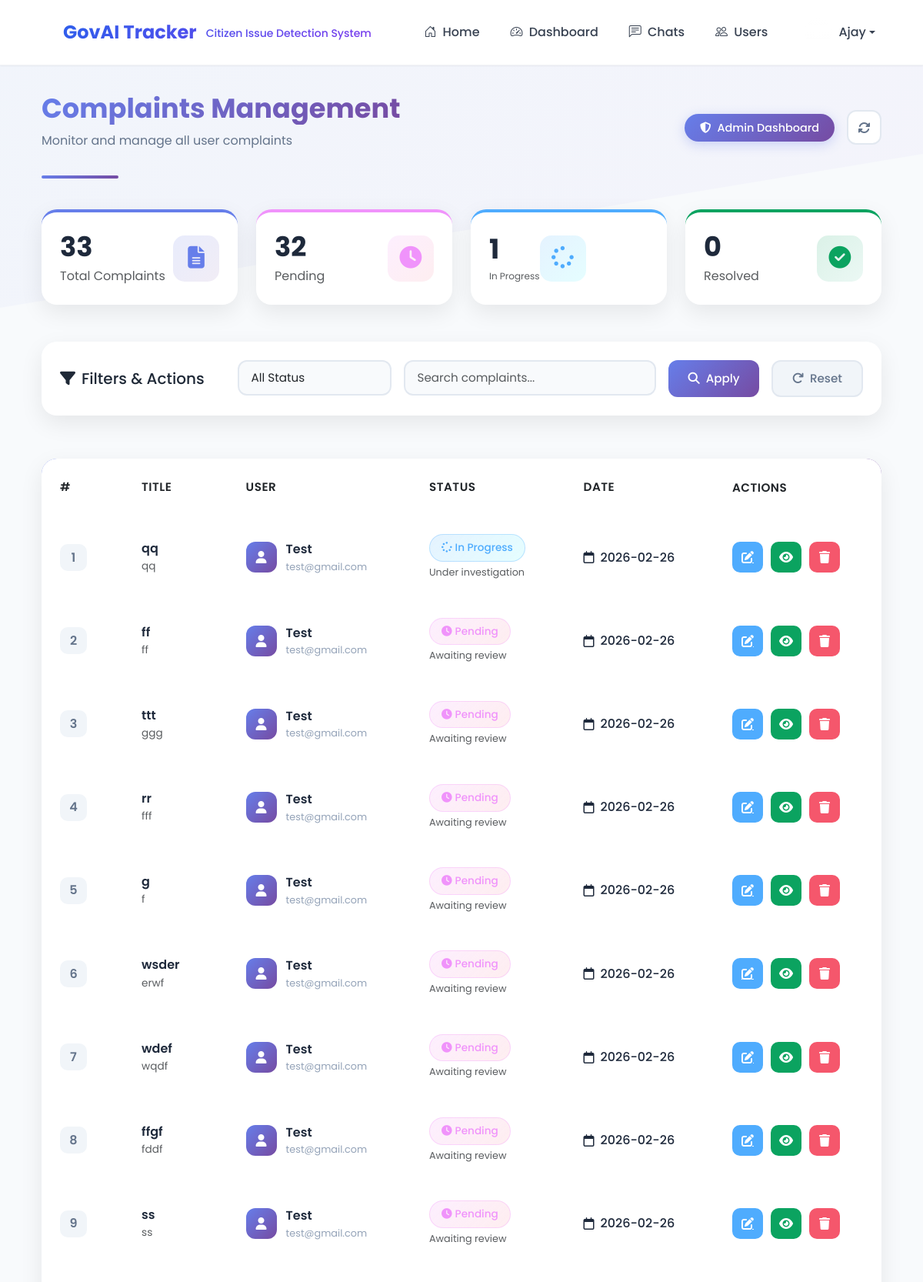
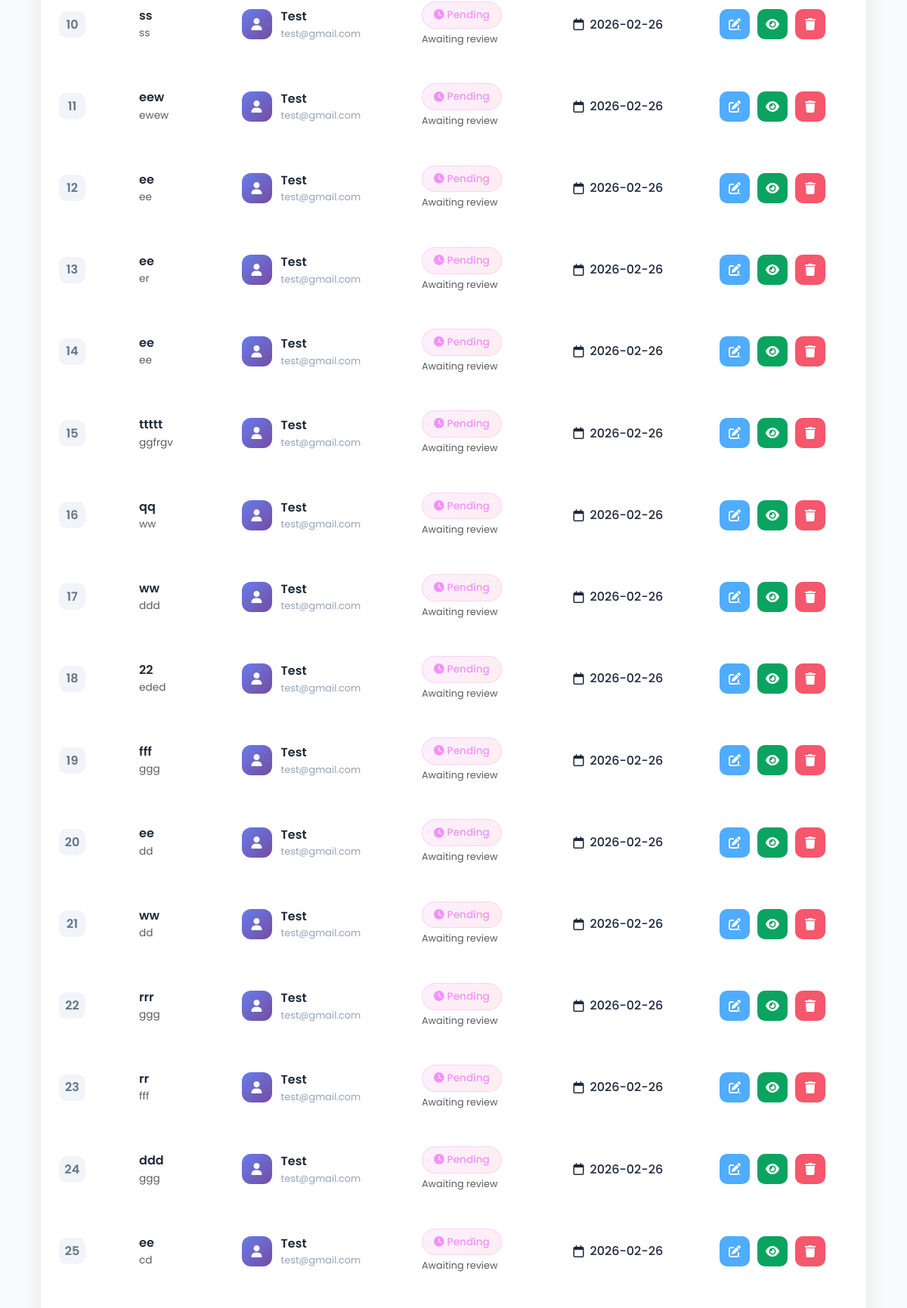
Screenshot of /admin/complaints (signed in, upper part) with the database file from the repository (2 pictures, top to bottom).
### tables this page shows
CREATE TABLE complients (
                id INTEGER PRIMARY KEY AUTOINCREMENT,
                title TEXT NOT NULL,
                description TEXT,
                image_path TEXT,
                result TEXT,
                user_email TEXT,
                status TEXT DEFAULT 'pending',
                created_at TIMESTAMP DEFAULT CURRENT_TIMESTAMP
            );

### app.py (the view)
@app.route('/admin/complaints')
def admin_complaints():
    if 'email' not in session or session.get('role') != 'admin':
        flash('Access denied.', 'danger')
        return redirect(url_for('login'))
    conn = get_db_connection()
    complaints = conn.execute("SELECT * FROM complients").fetchall()
    conn.close()
    return render_template('admin_complaints.html', complaints=complaints, title="Admin Complaints")

### app.py (called while the page is built)
def get_db_connection():
    conn = sqlite3.connect(app.config['DATABASE'])
    conn.row_factory = sqlite3.Row
    return conn

@app.context_processor
def inject_current_year():
    return {'current_year': datetime.now().year}

### templates/admin_complaints.html (shortened to what this page needs)
{% extends "base.html" %}
{% block content %}
<link rel="stylesheet" href="https://cdnjs.cloudflare.com/ajax/libs/font-awesome/6.4.0/css/all.min.css">
<div class="container-fluid py-4">
  <div class="dashboard-header mb-4">
    <div class="d-flex justify-content-between align-items-center">
      <div>
        <h1 class="dashboard-title fw-bold">Complaints Management</h1>
        <p class="dashboard-subtitle">Monitor and manage all user complaints</p>
      </div>
      <div class="d-flex gap-3 align-items-center">
        <div class="admin-controls">
          <span class="admin-badge">
            <i class="fas fa-shield-alt me-2"></i>Admin Dashboard
          </span>
        </div>
        <button class="btn-refresh" onclick="refreshData()">
          <i class="fas fa-sync-alt"></i>
        </button>
      </div>
    </div>
    <div class="header-border"></div>
  </div>
  <div class="row mb-5 g-4">
    <div class="col-md-3">
      <div class="stat-card-admin total animate-on-hover">
        <div class="d-flex align-items-center justify-content-between">
          <div>
            <h3 class="mb-1">{{ complaints|length }}</h3>
            <p class="text-muted mb-0">Total Complaints</p>
          </div>
          <div class="stat-icon-admin">
            <i class="fas fa-file-alt"></i>
          </div>
        </div>
      </div>
    </div>
    <div class="col-md-3">
      <div class="stat-card-admin pending animate-on-hover">
        <div class="d-flex align-items-center justify-content-between">
          <div>
            <h3 class="mb-1">{{ complaints|selectattr('status', 'equalto', 'pending')|list|length }}</h3>
            <p class="text-muted mb-0">Pending</p>
          </div>
          <div class="stat-icon-admin">
            <i class="fas fa-clock"></i>
          </div>
        </div>
      </div>
    </div>
    <div class="col-md-3">
      <div class="stat-card-admin progress animate-on-hover">
        <div class="d-flex align-items-center justify-content-between">
          <div>
            <h3 class="mb-1">{{ complaints|selectattr('status', 'equalto', 'in_progress')|list|length }}</h3>
            <p class="text-muted mb-0">In Progress</p>
          </div>
          <div class="stat-icon-admin">
            <i class="fas fa-spinner"></i>
          </div>
        </div>
      </div>
    </div>
    <div class="col-md-3">
      <div class="stat-card-admin resolved animate-on-hover">
        <div class="d-flex align-items-center justify-content-between">
          <div>
            <h3 class="mb-1">{{ complaints|selectattr('status', 'equalto', 'resolved')|list|length }}</h3>
            <p class="text-muted mb-0">Resolved</p>
          </div>
          <div class="stat-icon-admin">
            <i class="fas fa-check-circle"></i>
          </div>
        </div>
      </div>
    </div>
  </div>
  <div class="row mb-4">
    <div class="col-12">
      <div class="filter-card">
        <div class="d-flex justify-content-between align-items-center flex-wrap gap-3">
          <div>
            <h5 class="mb-0"><i class="fas fa-filter me-2"></i>Filters & Actions</h5>
          </div>
          <div class="d-flex gap-3 flex-wrap">
            <div class="filter-group">
              <select class="form-select filter-select" id="statusFilter">
                <option value="all">All Status</option>
              </select>
            </div>
            <div class="filter-group">
              <input type="text" class="form-control filter-input" placeholder="Search complaints..." id="searchInput">
            </div>
            <button class="btn-filter-apply" onclick="applyFilters()">
              <i class="fas fa-search me-2"></i>Apply
            </button>
            <button class="btn-filter-reset" onclick="resetFilters()">
              <i class="fas fa-redo me-2"></i>Reset
            </button>
          </div>
        </div>
      </div>
    </div>
  </div>
  <div class="premium-table-card">
    <div class="table-responsive">
      <table class="table premium-table" id="complaintsTable">
        <thead>
          <tr>
            <th class="table-head">
              <div class="d-flex align-items-center">
                <span>#</span>
                <button class="sort-btn" data-sort="id">
                  <i class="fas fa-sort"></i>
                </button>
              </div>
            </th>
            <th class="table-head">
              <div class="d-flex align-items-center">
                <span>Title</span>
                <button class="sort-btn" data-sort="title">
                  <i class="fas fa-sort"></i>
                </button>
              </div>
            </th>
            <th class="table-head">
              <div class="d-flex align-items-center">
                <span>User</span>
                <button class="sort-btn" data-sort="user">
                  <i class="fas fa-sort"></i>
                </button>
              </div>
            </th>
            <th class="table-head">
              <div class="d-flex align-items-center">
                <span>Status</span>
                <button class="sort-btn" data-sort="status">
                  <i class="fas fa-sort"></i>
                </button>
              </div>
            </th>
            <th class="table-head">
              <div class="d-flex align-items-center">
                <span>Date</span>
                <button class="sort-btn" data-sort="date">
                  <i class="fas fa-sort"></i>
                </button>
              </div>
            </th>
            <th class="table-head">
              <div class="d-flex align-items-center">
                <span>Actions</span>
              </div>
            </th>
          </tr>
        </thead>
        <tbody>
          {% for c in complaints %}
          <tr class="table-row animate-on-hover" data-status="{{ c.status }}">
            <td class="table-cell">
              <span class="complaint-id">{{ loop.index }}</span>
            </td>
            <td class="table-cell">
              <div class="complaint-info">
                <h6 class="complaint-title mb-1">{{ c.title }}</h6>
                <p class="complaint-desc text-muted mb-0">
                  {{ c.description[:60] }}{% if c.description|length > 60 %}...{% endif %}
                </p>
              </div>
            </td>
            <td class="table-cell">
              <div class="user-info">
                <div class="user-avatar">
                  <i class="fas fa-user"></i>
                </div>
                <div>
                  <span class="user-name">{{ c.user_email.split('@')[0]|title }}</span>
                  <small class="user-email d-block">{{ c.user_email }}</small>
                </div>
              </div>
            </td>
            <td class="table-cell">
              <div class="status-indicator">
                {% if c.status == 'pending' %}
                  <span class="status-badge status-pending">
                    <i class="fas fa-clock me-1"></i>Pending
                  </span>
                  <small class="status-time d-block text-muted">Awaiting review</small>
                {% elif c.status == 'in_progress' %}
                  <span class="status-badge status-progress">
                    <i class="fas fa-spinner fa-spin me-1"></i>In Progress
                  </span>
                  <small class="status-time d-block text-muted">Under investigation</small>
                {% endif %}
              </div>
            </td>
            <td class="table-cell">
              <div class="date-info">
              <div class="date-display">
  <i class="far fa-calendar me-2"></i>
  {% if c.created_at is string %}
    {{ c.created_at.split(' ')[0] }}
  {% else %}
    {{ c.created_at.strftime('%b %d, %Y') }}
  {% endif %}
</div>
              </div>
            </td>
            <td class="table-cell">
              <div class="action-buttons">
                <a href="{{ url_for('admin_complaint_edit', complaint_id=c.id) }}"
                   class="btn-action btn-edit"
                   data-bs-toggle="tooltip"
                   data-bs-placement="top"
                   title="Edit Complaint">
                  <i class="fas fa-edit"></i>
                </a>
                <button class="btn-action btn-view"
                        data-bs-toggle="modal"
                        data-bs-target="#viewModal{{ loop.index }}"
                        data-bs-toggle="tooltip"
                        data-bs-placement="top"
                        title="View Details">
                  <i class="fas fa-eye"></i>
                </button>
                <form method="POST"
                      action="{{ url_for('delete_complaint', complaint_id=c.id) }}"
                      class="d-inline delete-form">
                  <button type="button"
                          class="btn-action btn-delete"
                          onclick="confirmDelete(this)"
                          data-bs-toggle="tooltip"
                          data-bs-placement="top"
                          title="Delete Complaint">
                    <i class="fas fa-trash"></i>
                  </button>
                </form>
              </div>
            </td>
          </tr>
          {% endfor %}
        </tbody>
      </table>
    </div>
  </div>
</div>
{% endblock %}

### templates/base.html (style rules this page uses)
:root { --primary: #2563eb; --primary-dark: #1d4ed8; --primary-light: #3b82f6; --secondary: #7c3aed; --accent: #ec4899; --success: #10b981; --warning: #f59e0b; --danger: #ef4444; --dark: #1f2937; --gray-900: #111827; --gray-800: #1f2937; --gray-700: #374151; --gray-600: #4b5563; --gray-500: #6b7280; --gray-400: #9ca3af; --gray-300: #d1d5db; --gray-200: #e5e7eb; --gray-100: #f3f4f6; --gray-50: #f9fafb; --white: #ffffff; --shadow-sm: 0 1px 2px 0 rgba(0, 0, 0, 0.05); --shadow-md: 0 4px 6px -1px rgba(0, 0, 0, 0.1); --shadow-lg: 0 10px 15px -3px rgba(0, 0, 0, 0.1); --shadow-xl: 0 20px 25px -5px rgba(0, 0, 0, 0.1); --transition-fast: all 0.2s cubic-bezier(0.4, 0, 0.2, 1); --transition-base: all 0.3s cubic-bezier(0.4, 0, 0.2, 1); --transition-slow: all 0.5s cubic-bezier(0.4, 0, 0.2, 1); }
body { font-family: 'Inter', -apple-system, BlinkMacSystemFont, sans-serif; background: linear-gradient(135deg, #f8fafc 0%, #f1f5f9 100%); color: var(--gray-800); line-height: 1.6; overflow-x: hidden; min-height: 100vh; position: relative; }
body::before { content: ''; position: fixed; top: 0; left: 0; right: 0; height: 400px; background: linear-gradient(135deg, var(--primary) 0%, var(--secondary) 100%); clip-path: polygon(0 0, 100% 0, 100% 50%, 0 100%); z-index: -1; opacity: 0.03; }
body { top: 0px !important; position: static !important; }
html { margin-top: 0px !important; }

### rows the page displays
complients: title "qq", description "qq", user_email "Test", user_email "test@gmail.com", status "in_progress" (drawn), created_at "2026-02-26"
complients: title "ff", description "ff", user_email "Test", user_email "test@gmail.com", status "pending" (drawn), created_at "2026-02-26"
complients: title "ttt", description "ggg", user_email "Test", user_email "test@gmail.com", status "pending" (drawn), created_at "2026-02-26"
complients: title "rr", description "fff", user_email "Test", user_email "test@gmail.com", status "pending" (drawn), created_at "2026-02-26"
complients: title "g", description "f", user_email "Test", user_email "test@gmail.com", status "pending" (drawn), created_at "2026-02-26"
complients: title "wsder", description "erwf", user_email "Test", user_email "test@gmail.com", status "pending" (drawn), created_at "2026-02-26"
complients: title "wdef", description "wqdf", user_email "Test", user_email "test@gmail.com", status "pending" (drawn), created_at "2026-02-26"
complients: title "ffgf", description "fddf", user_email "Test", user_email "test@gmail.com", status "pending" (drawn), created_at "2026-02-26"
complients: title "ss", description "ss", user_email "Test", user_email "test@gmail.com", status "pending" (drawn), created_at "2026-02-26"
complients: title "ss", description "ss", user_email "Test", user_email "test@gmail.com", status "pending" (drawn), created_at "2026-02-26"
complients: title "eew", description "ewew", user_email "Test", user_email "test@gmail.com", status "pending" (drawn), created_at "2026-02-26"
complients: title "ee", description "ee", user_email "Test", user_email "test@gmail.com", status "pending" (drawn), created_at "2026-02-26"
complients: title "ee", description "er", user_email "Test", user_email "test@gmail.com", status "pending" (drawn), created_at "2026-02-26"
complients: title "ee", description "ee", user_email "Test", user_email "test@gmail.com", status "pending" (drawn), created_at "2026-02-26"
complients: title "ttttt", description "ggfrgv", user_email "Test", user_email "test@gmail.com", status "pending" (drawn), created_at "2026-02-26"
complients: title "qq", description "ww", user_email "Test", user_email "test@gmail.com", status "pending" (drawn), created_at "2026-02-26"
complients: title "ww", description "ddd", user_email "Test", user_email "test@gmail.com", status "pending" (drawn), created_at "2026-02-26"
complients: title "22", description "eded", user_email "Test", user_email "test@gmail.com", status "pending" (drawn), created_at "2026-02-26"
complients: title "fff", description "ggg", user_email "Test", user_email "test@gmail.com", status "pending" (drawn), created_at "2026-02-26"
complients: title "ee", description "dd", user_email "Test", user_email "test@gmail.com", status "pending" (drawn), created_at "2026-02-26"
complients: title "ww", description "dd", user_email "Test", user_email "test@gmail.com", status "pending" (drawn), created_at "2026-02-26"
complients: title "rrr", description "ggg", user_email "Test", user_email "test@gmail.com", status "pending" (drawn), created_at "2026-02-26"
complients: title "rr", description "fff", user_email "Test", user_email "test@gmail.com", status "pending" (drawn), created_at "2026-02-26"
complients: title "ddd", description "ggg", user_email "Test", user_email "test@gmail.com", status "pending" (drawn), created_at "2026-02-26"
complients: title "ee", description "cd", user_email "Test", user_email "test@gmail.com", status "pending" (drawn), created_at "2026-02-26"

### other values shown
{{ session.get('name','User') }} "Ajay"
{{ complaints|length }} "33"
{{ complaints|selectattr('status', 'equalto', 'pending')|list|length }} "32"
{{ complaints|selectattr('status', 'equalto', 'in_progress')|list|length }} "1"
{{ complaints|selectattr('status', 'equalto', 'resolved')|list|length }} "0"
